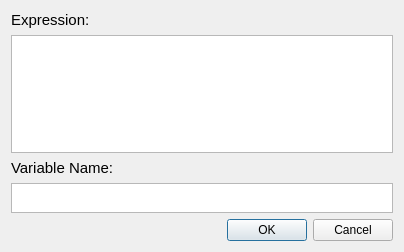
<?xml version="1.0" encoding="UTF-8"?>
<ui version="4.0">
 <class>CalculatorDialog</class>
 <widget class="QDialog" name="CalculatorDialog">
  <property name="geometry">
   <rect>
    <x>0</x>
    <y>0</y>
    <width>401</width>
    <height>252</height>
   </rect>
  </property>
  <property name="windowTitle">
   <string>CalculatorDialog</string>
  </property>
  <layout class="QGridLayout" name="gridLayout">
   <item row="0" column="0">
    <widget class="QLabel" name="label">
     <property name="font">
      <font>
       <pointsize>11</pointsize>
      </font>
     </property>
     <property name="text">
      <string>Expression:</string>
     </property>
    </widget>
   </item>
   <item row="1" column="0">
    <widget class="QTextEdit" name="textEdit">
     <property name="minimumSize">
      <size>
       <width>382</width>
       <height>0</height>
      </size>
     </property>
     <property name="maximumSize">
      <size>
       <width>382</width>
       <height>16777215</height>
      </size>
     </property>
     <property name="font">
      <font>
       <pointsize>11</pointsize>
      </font>
     </property>
    </widget>
   </item>
   <item row="2" column="0">
    <widget class="QLabel" name="label_2">
     <property name="font">
      <font>
       <pointsize>11</pointsize>
      </font>
     </property>
     <property name="text">
      <string>Variable Name:</string>
     </property>
    </widget>
   </item>
   <item row="3" column="0">
    <widget class="QTextEdit" name="textEdit_2">
     <property name="minimumSize">
      <size>
       <width>382</width>
       <height>30</height>
      </size>
     </property>
     <property name="maximumSize">
      <size>
       <width>382</width>
       <height>30</height>
      </size>
     </property>
     <property name="font">
      <font>
       <pointsize>11</pointsize>
      </font>
     </property>
    </widget>
   </item>
   <item row="4" column="0">
    <widget class="QDialogButtonBox" name="buttonBox">
     <property name="orientation">
      <enum>Qt::Horizontal</enum>
     </property>
     <property name="standardButtons">
      <set>QDialogButtonBox::Cancel|QDialogButtonBox::Ok</set>
     </property>
    </widget>
   </item>
  </layout>
 </widget>
 <resources/>
 <connections>
  <connection>
   <sender>buttonBox</sender>
   <signal>accepted()</signal>
   <receiver>CalculatorDialog</receiver>
   <slot>accept()</slot>
   <hints>
    <hint type="sourcelabel">
     <x>248</x>
     <y>254</y>
    </hint>
    <hint type="destinationlabel">
     <x>157</x>
     <y>274</y>
    </hint>
   </hints>
  </connection>
  <connection>
   <sender>buttonBox</sender>
   <signal>rejected()</signal>
   <receiver>CalculatorDialog</receiver>
   <slot>reject()</slot>
   <hints>
    <hint type="sourcelabel">
     <x>316</x>
     <y>260</y>
    </hint>
    <hint type="destinationlabel">
     <x>286</x>
     <y>274</y>
    </hint>
   </hints>
  </connection>
 </connections>
</ui>
